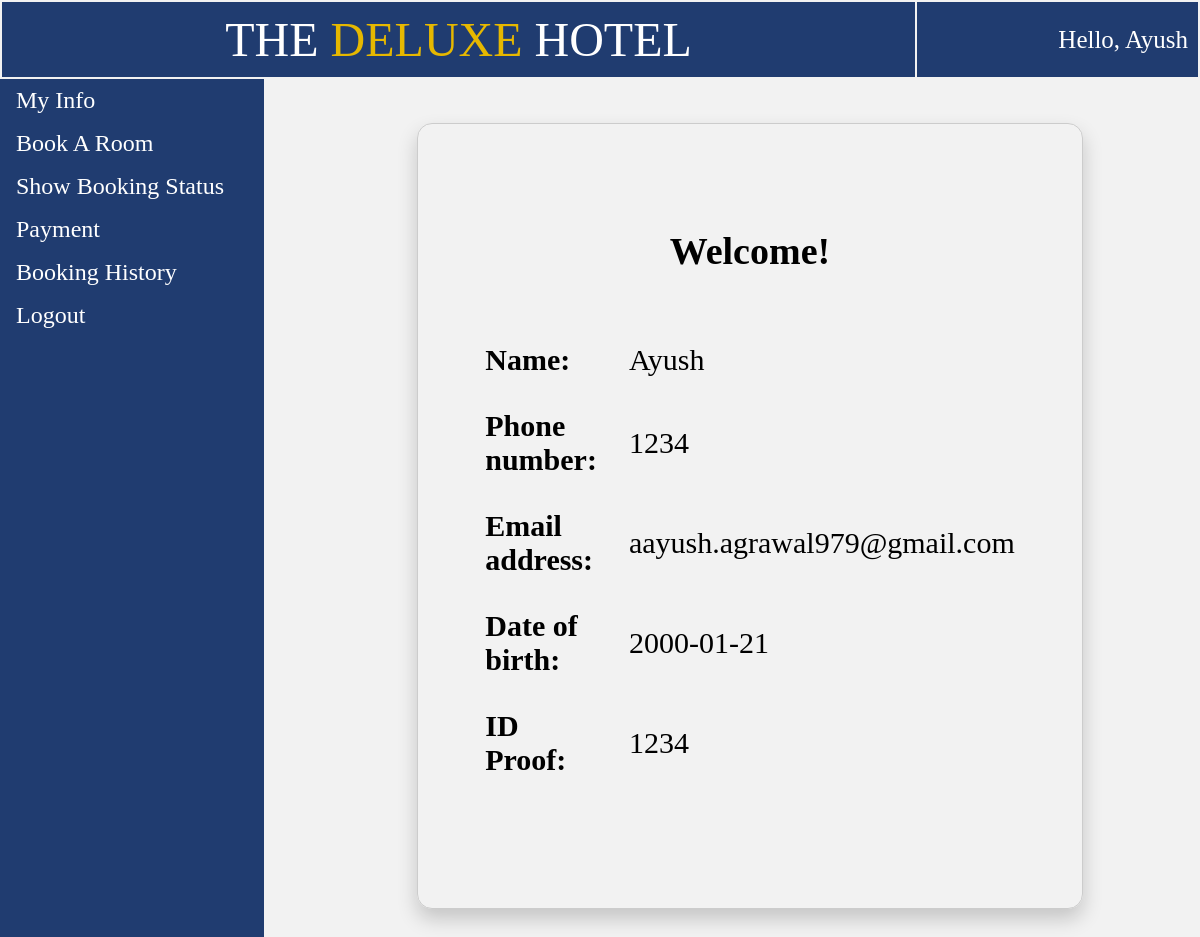
The page /user_view.php on the database its author committed.
### tables this page shows
CREATE TABLE `temp_session` (
  `phone` int(11) NOT NULL,
  `password` varchar(20) NOT NULL,
  `name` varchar(20) NOT NULL,
  `email` varchar(30) NOT NULL,
  `idproof` varchar(20) NOT NULL,
  `dob` date NOT NULL
);

### user_view.php (the view, shortened to what this page needs)
<!DOCTYPE html>
<html>
<head>
</head>
<body>
	<?php
		$conn = new mysqli("localhost","root","", "iwp");
		$sql = "SELECT * from temp_session";
		$result=mysqli_query($conn, $sql);
		$row=mysqli_fetch_row($result); ?>
	<table style="width: 100%;">
		<tr>
			<td id="td1" style="padding: 10px; font-size: 48px; position: sticky; z-index: 1">THE <p style="color: #e6b800; display: inline;">DELUXE</p> HOTEL</td>
			<td id="td1" style="font-size: 25px; text-align: right;">Hello, <?php echo $row[2]; ?></td>
		</tr>
	</table>
	<ul>
		<li><a href="user_view.php">My Info</a></li>
		<li><a href="bookroom.php">Book A Room</a></li>
		<li><a href="user_room_status.php">Show Booking Status</a></li>
		<li><a href="user_payment.php">Payment</a></li>
		<li><a href="user_booking_history.php">Booking History</a></li>
		<li><a href="index.php">Logout</a></li>
	</ul>
	<div style="margin-left:25%;padding:1px 16px;height:1000px;">
			<table  class="basic_box decor">
				<tr>
					<td colspan="2"><p style="font-size: 38px; text-align: center;"><b>Welcome!</b></p>
				</td>
				<tr>
					<td><b>Name: </b></td>
					<td><?php echo $row[2] ?><br></td>
				</tr>
				<tr>
					<td><b>Phone number: </b></td>
					<td><?php echo $row[0] ?><br></td>
				</tr>
				<tr>
					<td><b>Email address: </b></td>
					<td><?php echo $row[3] ?><br></td>
				</tr>
				<tr>
					<td><b>Date of birth: </b></td>
					<td><?php echo $row[5] ?><br></td>
				</tr>
				<tr>
					<td><b>ID Proof: </b></td>
					<td><?php echo $row[4] ?><br></td>
				</tr>
				<tr><td></td></tr><tr><td></td></tr>
			</table>
	</div>
</body>
</html>

### user_view.php (style rules this page uses)
body { margin: 0; background: #f2f2f2; }
table { font-size: 30px; }
td { padding: 15px; }
#td1 { background-color: rgba(09,41,98,0.9); color: white; border: 10px; margin-top: -10px; padding: 10px; text-align: center; }
ul { margin: 0; padding: 0; width: 22%; font-size: 24px; background-color: rgba(09,41,98,0.9); text-decoration: none; position: fixed; height: 100%; overflow: auto; }
li { color: white; }
li a { display: block; color: white; padding: 8px 16px; text-decoration: none; }
.basic_box { border: 1px solid #ccc; border-radius: 15px; margin: auto; width: 600px; padding: 50px; box-shadow: 0 10px 20px rgba(0,0,0,0.19); }
.decor { font-family: Times New Roman; }

### rows shown on the page
temp_session: name "Ayush", phone "1234", email "aayush.agrawal979@gmail.com", dob "2000-01-21", idproof "1234"
